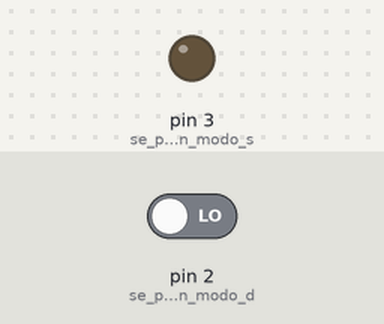
This sketch was run on a simulated Arduino Uno, built with avr-gcc and run on an emulated ATmega328P. Parts: output pins drawn as LEDs (lit = HIGH). Inputs (shaded band) come from the test bench; at power-on: pin 2 (se_pone_el_pin2_en_modo_d) LOW.

Above: at 1.2 s.
1.3 s: pin 2 (se_pone_el_pin2_en_modo_d) driven HIGH
At 1.7 s:
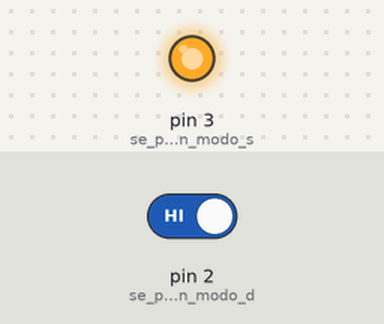
2.8 s: pin 2 (se_pone_el_pin2_en_modo_d) driven LOW
At 4.0 s:
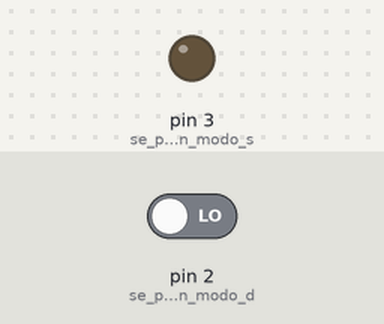
Timing chart, 0 to 5.8 s (numbered marks = the images above; inputs shaded):
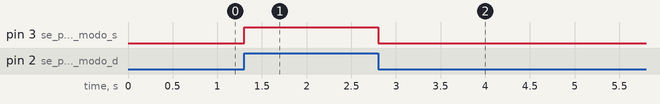

The sketch:

led_pulsador.ino
```cpp
void setup()
{
  pinMode(2,INPUT);// se pone el pin2 en modo de entrada
  pinMode(3,OUTPUT);// se pone el pin3 en modo salida

}
void loop()
{
 if (digitalRead(2)== HIGH)//se evalua el estado del pulsador
 {
  digitalWrite(3,HIGH);//se enciande si esta puldado

 }
  else
  {
    digitalWrite(3,LOW);// apagado en caso que no
  }

}
```

Measured:
- after the input at 1.3 s, pin 3 (se_pone_el_pin3_en_modo_s): LOW → HIGH at once
- after the input at 2.8 s, pin 3 (se_pone_el_pin3_en_modo_s): HIGH → LOW at once
